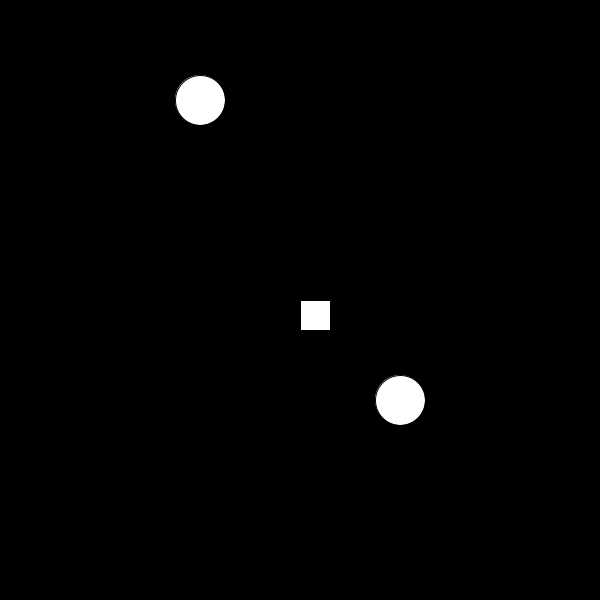
Frame 1 (no input)
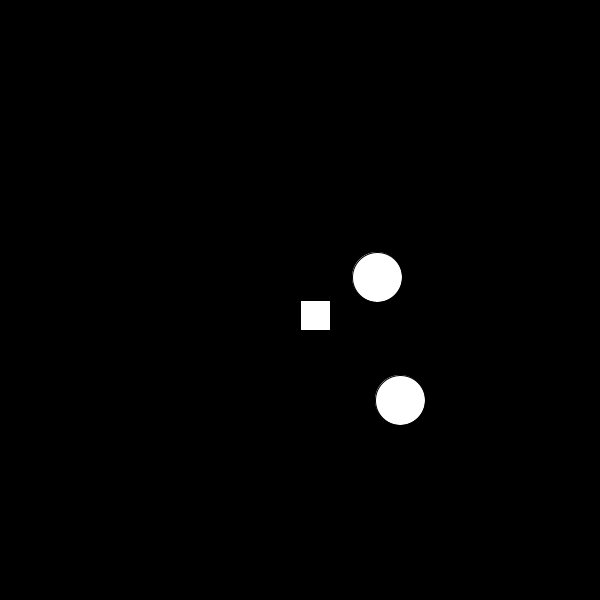
Frame 60 (the mouse pressed at the canvas centre just before this capture)
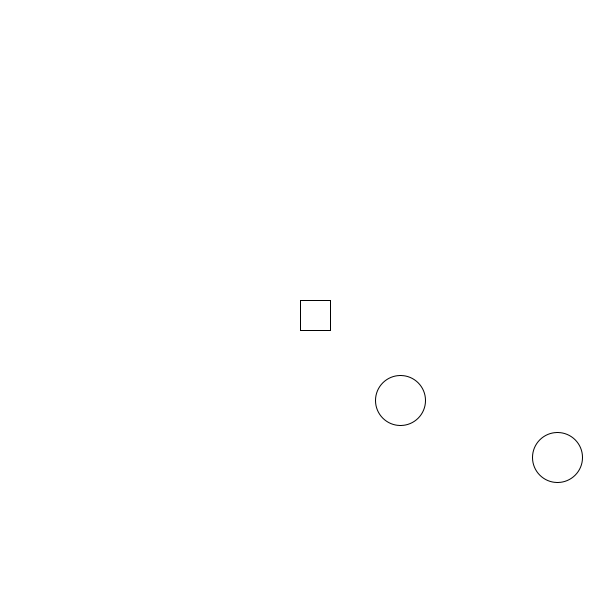
Frame 120 (the mouse held since frame 60 and released just before this capture)

The Processing sketch that drew these frames (run headless with seeded random() and noise(); from frame 60 on, the mouse is pressed at the canvas centre):

// Processing sketch: runShapeExample
// ── runShapeExample.pde

RunSquare rs = new RunSquare(300,300);
DragCircle ds = new DragCircle(400,400);

void setup() {
  size(600,600);
  
}

float x = 200;
float y = 100;
float sx = 3;
float sy = 3;
boolean white = false;

void mousePressed() {
  white = !white;
}

void draw() {
  if(white) background(255);
  else background(0);

  ds.display();
  
  fill(255);
  
  rs.display();
  
  ellipse(x,y, 50,50);
  if(x > width-25 || x < 25) {
    sx *= -1;
  }
  if(y > height-25 || y < 25) {
    sy *= -1;
  }

  x += sx;
  y += sy;

}

// ── DragCircle.pde
class DragCircle {
  float x,y;
  float dx,dy;
  boolean hover = false;
  boolean drag = false;
  boolean first = false;
  boolean pressed = false;
  
  DragCircle(float _x, float _y) {
    x = _x;
    y = _y;
  }
  
  void display() {
    if(!mousePressed) {
      drag = false;
      first = false;
      pressed = false;
    } else {
      if(pressed) {
        first = false;
      } else {
        pressed = true;
        first = true;
      }
    }
    
    ellipse(x,y, 50,50);
    
    if(hover) fill(128);
    else fill(255);
    
    if(dist(x,y, mouseX,mouseY) <= 25) {
      hover = true;
    } else hover = false;
    
    if(drag) {
      x = mouseX + dx;
      y = mouseY + dy;
    } else if(hover && first) {
      drag = true;
      dx = x - mouseX;
      dy = y - mouseY;
    } else drag = false;
    
  }
  
}

// ── RunSquare.pde
class RunSquare {
  PVector pos;
  PVector dest;
  PVector delta;
  int stepCount = 100;
  PVector step = null;
  float EPSILON = 0.001;
  
  RunSquare(float x, float y) {
    pos = new PVector(x,y);
  }
  
  void display() {
    rect(pos.x, pos.y, 30,30);
    if(mousePressed) {
      dest = new PVector(mouseX, mouseY);
      step = PVector.sub(dest,pos).div(stepCount);
    }
    if(step != null) {
      pos.add(step);
      if(abs(pos.x - dest.x) < EPSILON && abs(pos.y - dest.y) < EPSILON) {
        step = null; 
      }
    }
  }
}
  
